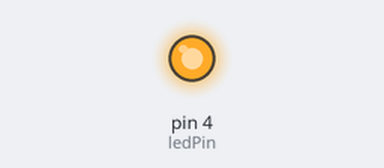
This sketch was run on a simulated Arduino Uno, built with avr-gcc and run on an emulated ATmega328P. Parts: output pins drawn as LEDs (lit = HIGH).

Above: at 0.2 s.
At 3.0 s:
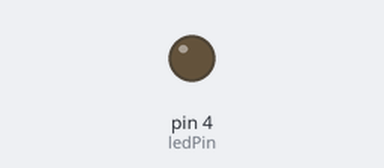
Timing chart, 0 to 7.2 s (numbered marks = the images above):
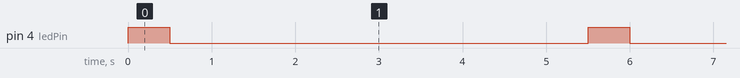

The sketch:

sketch_oct10a.ino
```cpp
// Define o pino onde o LED está conectado
const int ledPin = 4;  // GPIO 4 corresponde ao pino D2 na ESP8266

void setup() {
  // Configura o pino do LED como saída
  Serial.begin(9600);
  pinMode(ledPin, OUTPUT);
}

void loop() {
  // Liga o LED
  digitalWrite(ledPin, HIGH);
  // Aguarda 0,5 segundos
  delay(500);
  // Desliga o LED
  digitalWrite(ledPin, LOW);
  // Aguarda mais 0,5 segundos
  delay(5000);
}
```

Measured:
- by itself, pin 4 (ledPin): alternates HIGH for 0.50 s and LOW for 5.0 s
